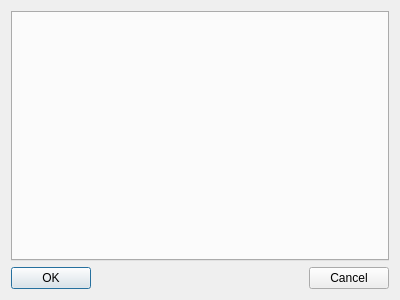
<?xml version="1.0" encoding="UTF-8"?>
<ui version="4.0">
 <class>OptionsDialog</class>
 <widget class="QDialog" name="OptionsDialog">
  <property name="geometry">
   <rect>
    <x>0</x>
    <y>0</y>
    <width>400</width>
    <height>300</height>
   </rect>
  </property>
  <property name="windowTitle">
   <string>Dialog</string>
  </property>
  <layout class="QVBoxLayout" name="verticalLayout">
   <item>
    <widget class="QTabWidget" name="optionTabs"/>
   </item>
   <item>
    <layout class="QHBoxLayout" name="horizontalLayout">
     <item>
      <widget class="QPushButton" name="OKButton">
       <property name="text">
        <string>OK</string>
       </property>
      </widget>
     </item>
     <item>
      <spacer name="horizontalSpacer">
       <property name="orientation">
        <enum>Qt::Horizontal</enum>
       </property>
       <property name="sizeHint" stdset="0">
        <size>
         <width>40</width>
         <height>20</height>
        </size>
       </property>
      </spacer>
     </item>
     <item>
      <widget class="QPushButton" name="cancelButton">
       <property name="text">
        <string>Cancel</string>
       </property>
      </widget>
     </item>
    </layout>
   </item>
  </layout>
 </widget>
 <resources/>
 <connections/>
</ui>
